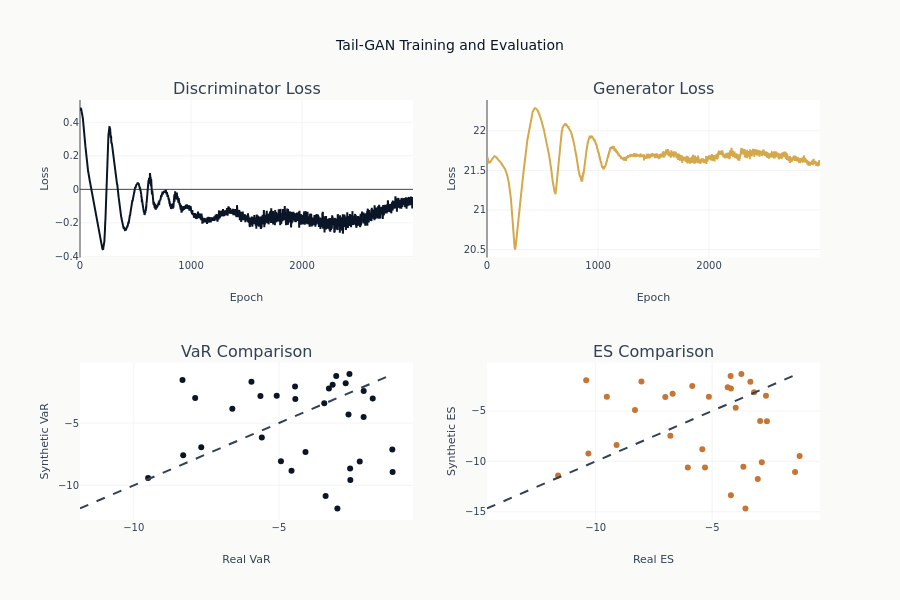

Notebook cell for this chart:
### Markdown cell above
## 15. Visualization

### Code cell
fig = make_subplots(
    rows=2,
    cols=2,
    subplot_titles=["Discriminator Loss", "Generator Loss", "VaR Comparison", "ES Comparison"],
)

# Loss curves
fig.add_trace(
    go.Scatter(y=history["d_loss"], name="D Loss", line=dict(color=COLORS["blue"])),
    row=1,
    col=1,
)
fig.add_trace(
    go.Scatter(y=history["g_loss"], name="G Loss", line=dict(color=COLORS["amber"])),
    row=1,
    col=2,
)

# VaR comparison
fig.add_trace(
    go.Scatter(
        x=real_vars, y=synth_vars, mode="markers", name="VaR", marker=dict(color=COLORS["blue"])
    ),
    row=2,
    col=1,
)
var_range = [min(real_vars + synth_vars), max(real_vars + synth_vars)]
fig.add_trace(
    go.Scatter(
        x=var_range,
        y=var_range,
        mode="lines",
        name="y=x",
        line=dict(dash="dash", color=COLORS["neutral"]),
    ),
    row=2,
    col=1,
)

# ES comparison
fig.add_trace(
    go.Scatter(
        x=real_ess, y=synth_ess, mode="markers", name="ES", marker=dict(color=COLORS["copper"])
    ),
    row=2,
    col=2,
)
es_range = [min(real_ess + synth_ess), max(real_ess + synth_ess)]
fig.add_trace(
    go.Scatter(
        x=es_range,
        y=es_range,
        mode="lines",
        name="y=x",
        line=dict(dash="dash", color=COLORS["neutral"]),
    ),
    row=2,
    col=2,
)

fig.update_layout(
    title="Tail-GAN Training and Evaluation",
    template="ml4t",
    height=600,
    showlegend=False,
)
fig.update_xaxes(title_text="Epoch", row=1, col=1)
fig.update_xaxes(title_text="Epoch", row=1, col=2)
fig.update_xaxes(title_text="Real VaR", row=2, col=1)
fig.update_xaxes(title_text="Real ES", row=2, col=2)
fig.update_yaxes(title_text="Loss", row=1, col=1)
fig.update_yaxes(title_text="Loss", row=1, col=2)
fig.update_yaxes(title_text="Synthetic VaR", row=2, col=1)
fig.update_yaxes(title_text="Synthetic ES", row=2, col=2)

fig.show()

### Figure 1 — Plotly figure (JSON) as saved in the notebook; plotly's stock layout.template omitted (floating-point values rounded to 4 significant figures; data arrays with more than 128 entries replaced by an {"elided": "..."} marker saying what was removed)
{"data": [{"line": {"color": "#0a1628"}, "name": "D Loss", "type": "scatter", "xaxis": "x", "y": {"elided": "3000 float values"}, "yaxis": "y"}, {"line": {"color": "#D4A84B"}, "name": "G Loss", "type": "scatter", "xaxis": "x2", "y": {"elided": "3000 float values"}, "yaxis": "y2"}, {"marker": {"color": "#0a1628"}, "mode": "markers", "name": "VaR", "type": "scatter", "x": [-5.591, -7.885, -1.088, -1.772, -8.297, -2.219, -8.321, -3.279, -4.436, -6.606, -3.394, -5.078, -4.447, -2.607, -2.989, -3.441, -3.152, -2.703, -2.543, -7.676, -4.932, -9.506, -4.088, -2.086, -5.638, -2.551, -5.948, -4.568, -1.098, -2.573, -2.083, -3.029], "xaxis": "x3", "y": [-6.151, -2.997, -8.921, -3.025, -7.59, -8.087, -1.552, -2.235, -3.069, -3.854, -10.85, -2.812, -2.067, -4.314, -11.85, -3.413, -1.933, -1.799, -9.568, -6.935, -8.074, -9.411, -7.331, -4.522, -2.818, -8.642, -1.687, -8.824, -7.122, -1.071, -2.422, -1.226], "yaxis": "y3"}, {"line": {"color": "#334155", "dash": "dash"}, "mode": "lines", "name": "y=x", "type": "scatter", "x": [-11.85, -1.071], "xaxis": "x3", "y": [-11.85, -1.071], "yaxis": "y3"}, {"marker": {"color": "#C87533"}, "mode": "markers", "name": "ES", "type": "scatter", "x": [-6.795, -9.521, -1.441, -2.69, -10.31, -2.867, -10.41, -4.195, -5.14, -8.313, -4.195, -6.696, -5.854, -2.939, -3.571, -3.989, -4.333, -3.359, -3.041, -9.103, -6.045, -11.61, -5.422, -2.649, -7.011, -3.66, -8.036, -5.307, -1.246, -3.746, -3.2, -4.208], "xaxis": "x4", "y": [-7.452, -3.585, -11.07, -3.488, -9.229, -10.09, -1.951, -2.779, -3.595, -4.899, -13.36, -3.301, -2.523, -5.999, -14.67, -4.675, -2.654, -2.111, -11.76, -8.382, -10.61, -11.41, -8.81, -6.025, -3.616, -10.53, -2.084, -10.62, -9.481, -1.348, -3.154, -1.543], "yaxis": "y4"}, {"line": {"color": "#334155", "dash": "dash"}, "mode": "lines", "name": "y=x", "type": "scatter", "x": [-14.67, -1.246], "xaxis": "x4", "y": [-14.67, -1.246], "yaxis": "y4"}], "layout": {"annotations": [{"font": {"size": 16}, "showarrow": false, "text": "Discriminator Loss", "x": 0.225, "xanchor": "center", "xref": "paper", "y": 1.0, "yanchor": "bottom", "yref": "paper"}, {"font": {"size": 16}, "showarrow": false, "text": "Generator Loss", "x": 0.775, "xanchor": "center", "xref": "paper", "y": 1.0, "yanchor": "bottom", "yref": "paper"}, {"font": {"size": 16}, "showarrow": false, "text": "VaR Comparison", "x": 0.225, "xanchor": "center", "xref": "paper", "y": 0.375, "yanchor": "bottom", "yref": "paper"}, {"font": {"size": 16}, "showarrow": false, "text": "ES Comparison", "x": 0.775, "xanchor": "center", "xref": "paper", "y": 0.375, "yanchor": "bottom", "yref": "paper"}], "height": 600, "showlegend": false, "title": {"text": "Tail-GAN Training and Evaluation"}, "xaxis": {"anchor": "y", "domain": [0.0, 0.45], "title": {"text": "Epoch"}}, "xaxis2": {"anchor": "y2", "domain": [0.55, 1.0], "title": {"text": "Epoch"}}, "xaxis3": {"anchor": "y3", "domain": [0.0, 0.45], "title": {"text": "Real VaR"}}, "xaxis4": {"anchor": "y4", "domain": [0.55, 1.0], "title": {"text": "Real ES"}}, "yaxis": {"anchor": "x", "domain": [0.625, 1.0], "title": {"text": "Loss"}}, "yaxis2": {"anchor": "x2", "domain": [0.625, 1.0], "title": {"text": "Loss"}}, "yaxis3": {"anchor": "x3", "domain": [0.0, 0.375], "title": {"text": "Synthetic VaR"}}, "yaxis4": {"anchor": "x4", "domain": [0.0, 0.375], "title": {"text": "Synthetic ES"}}}}
